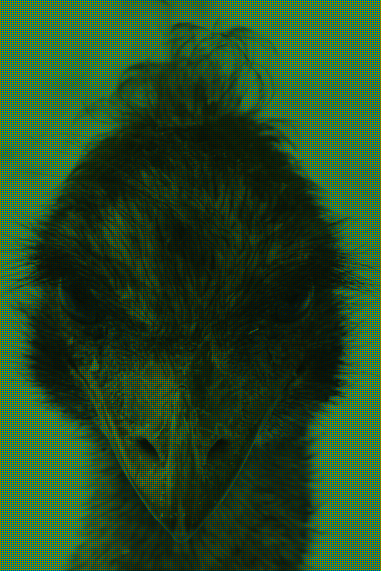
#> input picture lab-02/assets/bayer.png, 381 x 571 px
$ python demosaicing.py --image assets/bayer.png --bayer --nearest
#> lines starting #> are read from the running program, lines starting #| are printed output that depends on the picture
import os
import argparse
import numpy as np
import cv2
import matplotlib.pyplot as plt

from scipy.signal import convolve2d
from os import mkdir
from os.path import isdir


def split_colors(image: np.ndarray) -> tuple[np.ndarray, ...]:
    rgb = np.array([[1, 0, 0],
                    [0, 1, 0],
                    [0, 0, 1]])

    return tuple(np.array([np.copy(image) * rgb[i] for i in range(3)]))


def bayer_mask() -> np.array:
    # RGB MASK; 1st row R, 2nd row G, 3rd row B
    return np.array([[[0, 1], [0, 0]],
                     [[1, 0], [0, 1]],
                     [[0, 0], [1, 0]]])


# [20 lines left out: function xtrans_mask, not called in this run]


def to_cfa(image: np.ndarray, mask: np.array) -> np.ndarray:
    r, g, b = split_colors(image)
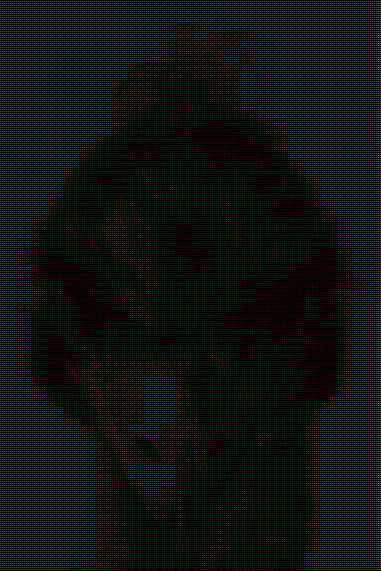
#> r: shape (571, 381, 3) int64; mean R, G, B 38, 0, 0
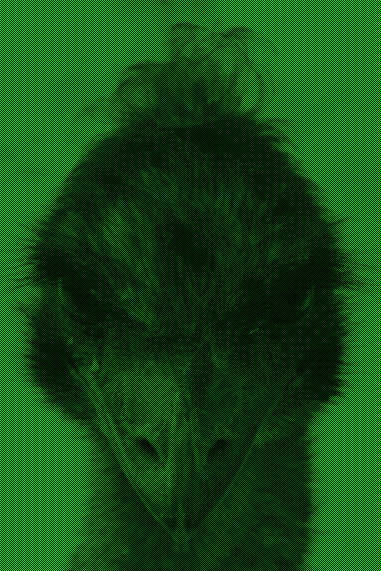
#> g: shape (571, 381, 3) int64; mean R, G, B 0, 76.5, 0
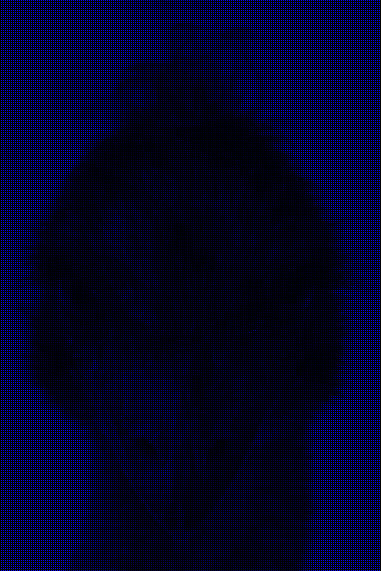
#> b: shape (571, 381, 3) int64; mean R, G, B 0, 0, 37.3

    height, width = image.shape[0:2]
#> height = 571; width = 381
    channels = {channel: np.ones((height, width, 3)) for channel in 'RGB'}

    for channel, mask_type in zip('RGB', mask):
        h_mask, w_mask = mask_type.shape[0:2]
        cfa_filter = np.array([[[mask_type[h % h_mask][w % w_mask] for _ in range(3)]
                                for w in range(width)] for h in range(height)])
        channels[channel] = channels[channel] * cfa_filter
#> this loop made 3 passes
#> (channel, mask_type) on passes 1 to 3: ('R', [[0, 1], [0, 0]]), ('G', [[1, 0], [0, 1]]), ('B', [[0, 0], [1, 0]])
#> pass 1, in to_cfa, `cfa_filter = np.array([[[mask_type[h % h_mask][w % w_mask] for _ in ra..`:
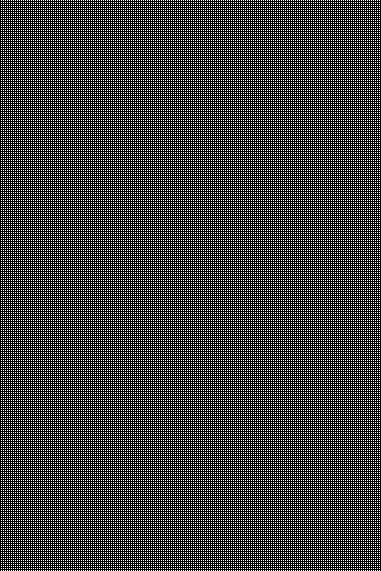
#> cfa_filter: shape (571, 381, 3) int64; values 0 (black) and 1 (white), 25% white in thin lines or dots
#> pass 2, in to_cfa, `cfa_filter = np.array([[[mask_type[h % h_mask][w % w_mask] for _ in ra..`:
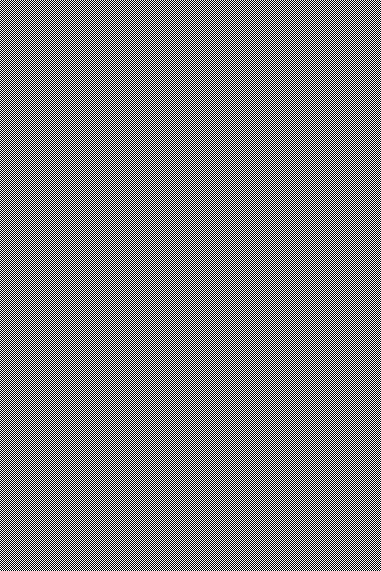
#> cfa_filter: shape (571, 381, 3) int64; values 0 (black) and 1 (white), 50% white; black in thin lines or dots
#> pass 3, in to_cfa, `cfa_filter = np.array([[[mask_type[h % h_mask][w % w_mask] for _ in ra..`:
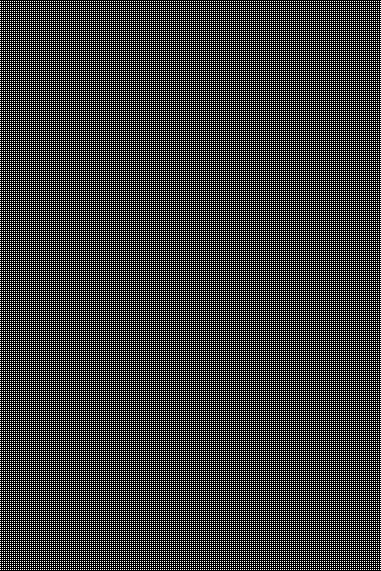
#> cfa_filter: shape (571, 381, 3) int64; values 0 (black) and 1 (white), 25% white in thin lines or dots
#> after the loop, channels = 3 items

    return r * channels['R'] + g * channels['G'] + b * channels['B']


def iterate_and_fill(channel: np.ndarray) -> np.ndarray:
    height, width = channel.shape[0:2]
    filled = np.zeros((height, width))

    for i in range(height):
        for j in range(width):
            if np.sum(channel[i, j]) != 0:
                filled[i, j] = channel[i, j]
                continue

            m = 0
            while True:
                m += 1

                # FIXME: some corners are missing
                if j + m <= width - 1 and channel[i, j + m] != 0:  # right
                    filled[i, j] = channel[i, j + m]
                    break

                if i + m <= height - 1 and channel[i + m, j] != 0:  # bottom
                    filled[i, j] = channel[i + m, j]
                    break

                if j - m >= 0 and channel[i, j - m] != 0:  # left
                    filled[i, j] = channel[i, j - m]
                    break

                if i - m <= 0 and channel[i - m, j] != 0:  # top
                    filled[i, j] = channel[i - m, j]
                    break

                if j + m <= width - 1 and i + m <= height - 1 and channel[i + m, j + m] != 0:  # bottom right
                    filled[i, j] = channel[i + m, j + m]
                    break

                if j - m >= 0 and i + m <= height - 1 and channel[i + m, j - m] != 0:  # top right
                    filled[i, j] = channel[i + m, j - m]
                    break

                if j + m <= width - 1 and i - m >= 0 and channel[i - m, j + m] != 0:  # bottom left
                    filled[i, j] = channel[i - m, j + m]
                    break

                if j - m >= 0 and i - m >= 0 and channel[i - m, j - m] != 0:  # top left
                    filled[i, j] = channel[i - m, j - m]
                    break

    return filled


def change_to_2d(data: np.ndarray, x_len: int, y_len: int) -> np.ndarray:
    return np.array([[np.sum(data[y][x]) for x in range(x_len)] for y in range(y_len)])


# [8 lines left out: function merge_channels, not called in this run]


def nearest(image: np.ndarray) -> np.ndarray:
    height, width = image.shape[0:2]
#> height = 571; width = 381
    interpolated = np.zeros((height, width, 3), dtype=np.uint8)
    r, g, b = split_colors(image)
#> r: shape (571, 381, 3) float64; every value is 0

    r2d = change_to_2d(r, width, height)
#> in change_to_2d, `return np.array([[np.sum(data[y][x]) for x in range(x_len)] for y in r..`: returned value: shape (571, 381) float64; every value is 0
    g2d = change_to_2d(g, width, height)
#> call 2 of change_to_2d, with x_len = 381, y_len = 571
#> in change_to_2d (call 2), `return np.array([[np.sum(data[y][x]) for x in range(x_len)] for y in r..`:
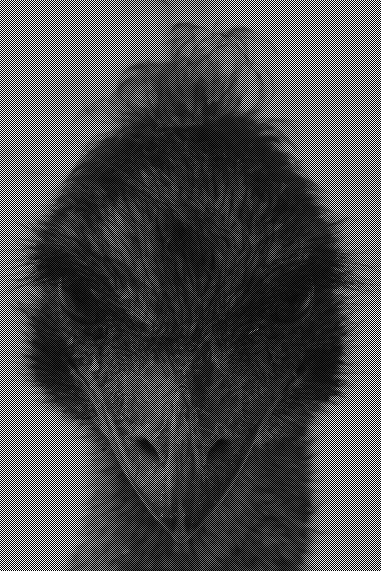
#> returned value: shape (571, 381) float64; min 0, max 255, mean 76.5
    b2d = change_to_2d(b, width, height)

    r_filled = iterate_and_fill(r2d)
    g_filled = iterate_and_fill(g2d)
    b_filled = iterate_and_fill(b2d)

    merge_channels(interpolated, (r_filled, g_filled, b_filled))

    return interpolated


# [59 lines left out: functions bayer_kernels, xtrans_kernels, demosaic_bilinear, clear_axis, not called in this run]


def main() -> None:
    parser = argparse.ArgumentParser(
        description='Arguments to configure a script')

    parser.add_argument(
        '--image',
        type=str,
        required=True,
        help='specify a path to the image')

    parser.add_argument(
        '--save',
        action='store_true',
        help='specify if generated images should be saved')

    group = parser.add_argument_group('filters')
    filters = group.add_mutually_exclusive_group(required=True)

    filters.add_argument(
        '--bayer',
        action='store_true',
        help='specify if BAYER filter should be applied to image')

    filters.add_argument(
        '--xtrans',
        action='store_true',
        help='specify if X-TRANS filter should be applied to image')

    group = parser.add_argument_group('interpolation')
    interpolation = group.add_mutually_exclusive_group(required=True)

    interpolation.add_argument(
        '--nearest',
        action='store_true',
        help='specify if NEAREST interpolation should be applied to image')

    interpolation.add_argument(
        '--bilinear',
        action='store_true',
        help='specify if BILINEAR interpolation should be applied to image')

    args = parser.parse_args()

    if not os.path.isfile(args.image):
        raise FileNotFoundError('Cannot find specified file')

    image = cv2.cvtColor(cv2.imread(args.image), cv2.COLOR_BGR2RGB)

    cfa = to_cfa(image, bayer_mask()) if args.bayer else to_cfa(image, xtrans_mask())

    if args.bilinear:
        demosaiced = demosaic_bilinear(cfa, bayer_kernels()) if args.bayer else \
            demosaic_bilinear(cfa, xtrans_kernels())
    elif args.nearest:
        demosaiced = nearest(cfa)

    mkdir('./assets') if args.save and not isdir('./assets') else None

    cfa = cfa.astype(np.uint8)
    cv2.imwrite(f'./assets/{"bayer" if args.bayer else "x-trans"}.bmp', cfa) if args.save else None

    demosaiced = demosaiced.astype(np.uint8)
    cv2.imwrite(f'./assets/demosaiced-{"bayer" if args.bayer else "x-trans"}-'
                f'{"nearest" if args.nearest else "bilinear"}.bmp',
                demosaiced) if args.save else None

    difference = image - demosaiced
    cv2.imwrite(f'./assets/difference-original-demosaiced-{"bayer" if args.bayer else "x-trans"}.bmp', difference) \
        if args.save else None

    fig, axs = plt.subplots(1, 4, figsize=(12, 6))
    clear_axis(axs)
    axs[0].imshow(image)
    axs[0].set_title('ORIGINAL')

    axs[1].imshow(cfa)
    axs[1].set_title(f'CFA {"(BAYER)" if args.bayer else "(X-TRANS)"}')

    axs[2].imshow(demosaiced)
    axs[2].set_title(f'DEMOSAICED {"(NEAREST)" if args.nearest else "(BILINEAR)"}')

    axs[3].imshow(image - demosaiced)
    axs[3].set_title('DIFFERENCE')

    plt.subplots_adjust(0.025, 0, 0.975, 1, hspace=0.01, wspace=0.05)
    plt.savefig('./assets/summary.png') if args.save else None
    plt.show()


if __name__ == '__main__':
#> (the run stopped early here; a loop or call above may not have finished)
